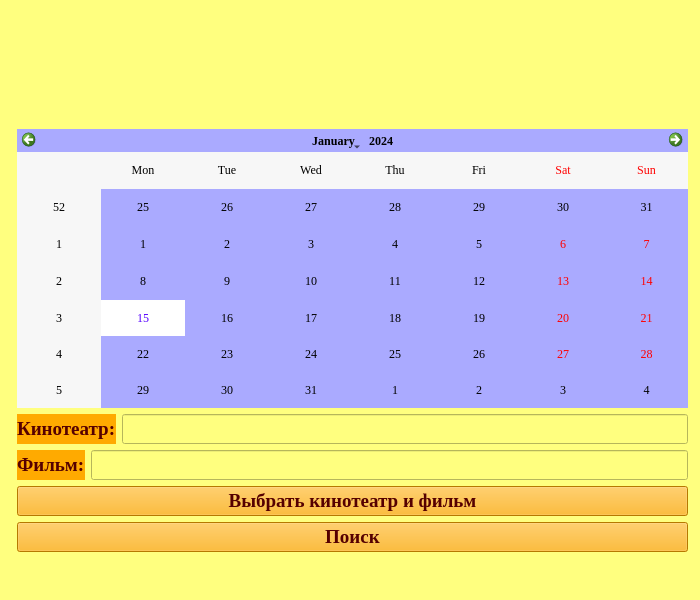
<?xml version="1.0" encoding="UTF-8"?>
<ui version="4.0">
 <class>MainWindow</class>
 <widget class="QMainWindow" name="MainWindow">
  <property name="geometry">
   <rect>
    <x>0</x>
    <y>0</y>
    <width>700</width>
    <height>600</height>
   </rect>
  </property>
  <property name="font">
   <font>
    <family>Times New Roman</family>
   </font>
  </property>
  <property name="windowTitle">
   <string>Афиша</string>
  </property>
  <property name="styleSheet">
   <string notr="true">color: rgb(0, 0, 0);
background-color: rgb(255, 255, 127);</string>
  </property>
  <widget class="QWidget" name="centralwidget">
   <widget class="QLabel" name="image">
    <property name="geometry">
     <rect>
      <x>240</x>
      <y>0</y>
      <width>261</width>
      <height>91</height>
     </rect>
    </property>
    <property name="text">
     <string/>
    </property>
   </widget>
   <widget class="QWidget" name="">
    <property name="geometry">
     <rect>
      <x>17</x>
      <y>101</y>
      <width>671</width>
      <height>451</height>
     </rect>
    </property>
    <layout class="QVBoxLayout" name="verticalLayout_2">
     <item>
      <widget class="QLabel" name="result">
       <property name="font">
        <font>
         <family>Times New Roman</family>
         <pointsize>14</pointsize>
         <weight>75</weight>
         <bold>true</bold>
        </font>
       </property>
       <property name="styleSheet">
        <string notr="true">color: rgb(255, 0, 0);</string>
       </property>
       <property name="text">
        <string/>
       </property>
      </widget>
     </item>
     <item>
      <widget class="QCalendarWidget" name="calendar">
       <property name="font">
        <font>
         <family>Times New Roman</family>
        </font>
       </property>
       <property name="styleSheet">
        <string notr="true">background-color: rgb(170, 170, 255);
selection-color: rgb(85, 0, 255);
selection-background-color: rgb(255, 255, 255);</string>
       </property>
      </widget>
     </item>
     <item>
      <layout class="QVBoxLayout" name="verticalLayout">
       <item>
        <layout class="QHBoxLayout" name="horizontalLayout_2">
         <item>
          <widget class="QLabel" name="label_2">
           <property name="font">
            <font>
             <family>Times New Roman</family>
             <pointsize>14</pointsize>
             <weight>75</weight>
             <bold>true</bold>
            </font>
           </property>
           <property name="styleSheet">
            <string notr="true">background-color: rgb(255, 170, 0);
color: rgb(85, 0, 0);</string>
           </property>
           <property name="text">
            <string>Кинотеатр:</string>
           </property>
          </widget>
         </item>
         <item>
          <widget class="QLineEdit" name="cinema">
           <property name="font">
            <font>
             <family>Times New Roman</family>
             <pointsize>14</pointsize>
             <weight>75</weight>
             <bold>true</bold>
            </font>
           </property>
           <property name="styleSheet">
            <string notr="true">color: rgb(255, 85, 255);</string>
           </property>
           <property name="text">
            <string/>
           </property>
          </widget>
         </item>
        </layout>
       </item>
       <item>
        <layout class="QHBoxLayout" name="horizontalLayout">
         <item>
          <widget class="QLabel" name="label">
           <property name="font">
            <font>
             <family>Times New Roman</family>
             <pointsize>14</pointsize>
             <weight>75</weight>
             <bold>true</bold>
            </font>
           </property>
           <property name="styleSheet">
            <string notr="true">background-color: rgb(255, 170, 0);
color: rgb(85, 0, 0);</string>
           </property>
           <property name="text">
            <string>Фильм:</string>
           </property>
          </widget>
         </item>
         <item>
          <widget class="QLineEdit" name="film">
           <property name="font">
            <font>
             <family>Times New Roman</family>
             <pointsize>14</pointsize>
             <weight>75</weight>
             <bold>true</bold>
            </font>
           </property>
           <property name="styleSheet">
            <string notr="true">color: rgb(255, 85, 255);</string>
           </property>
          </widget>
         </item>
        </layout>
       </item>
       <item>
        <widget class="QPushButton" name="choose">
         <property name="font">
          <font>
           <family>Times New Roman</family>
           <pointsize>14</pointsize>
           <weight>75</weight>
           <bold>true</bold>
          </font>
         </property>
         <property name="styleSheet">
          <string notr="true">background-color: rgb(255, 170, 0);
color: rgb(85, 0, 0);</string>
         </property>
         <property name="text">
          <string>Выбрать кинотеатр и фильм</string>
         </property>
        </widget>
       </item>
       <item>
        <widget class="QPushButton" name="search">
         <property name="font">
          <font>
           <family>Times New Roman</family>
           <pointsize>14</pointsize>
           <weight>75</weight>
           <bold>true</bold>
          </font>
         </property>
         <property name="styleSheet">
          <string notr="true">background-color: rgb(255, 170, 0);
color: rgb(85, 0, 0);</string>
         </property>
         <property name="text">
          <string>Поиск</string>
         </property>
        </widget>
       </item>
      </layout>
     </item>
    </layout>
   </widget>
  </widget>
  <widget class="QMenuBar" name="menubar">
   <property name="geometry">
    <rect>
     <x>0</x>
     <y>0</y>
     <width>700</width>
     <height>21</height>
    </rect>
   </property>
  </widget>
  <widget class="QStatusBar" name="statusbar"/>
 </widget>
 <resources/>
 <connections/>
</ui>
